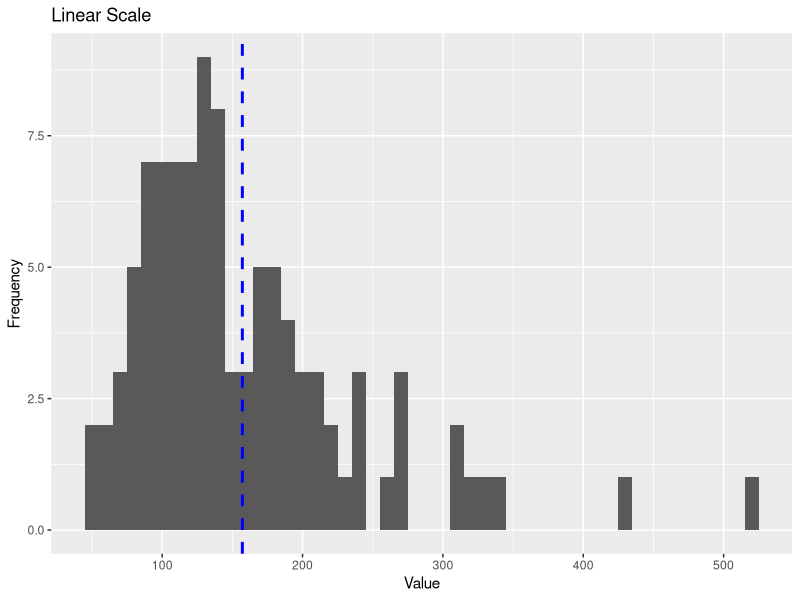
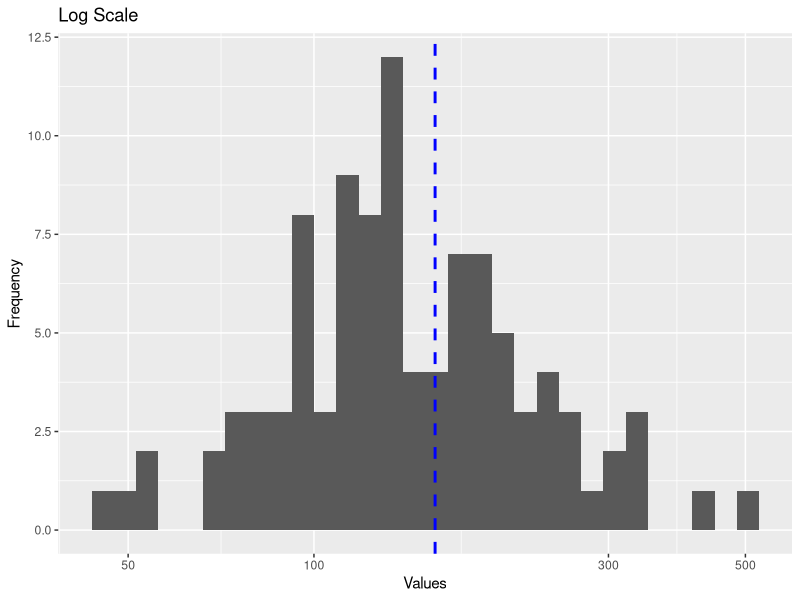
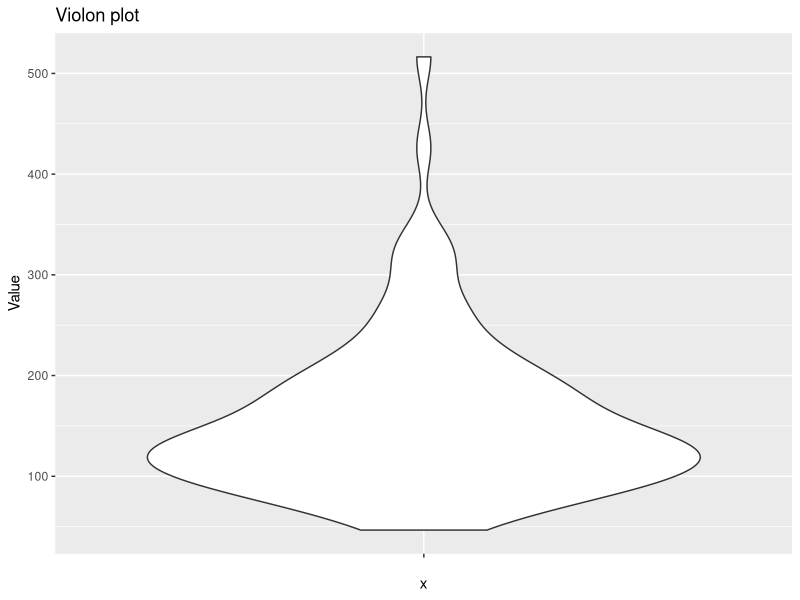
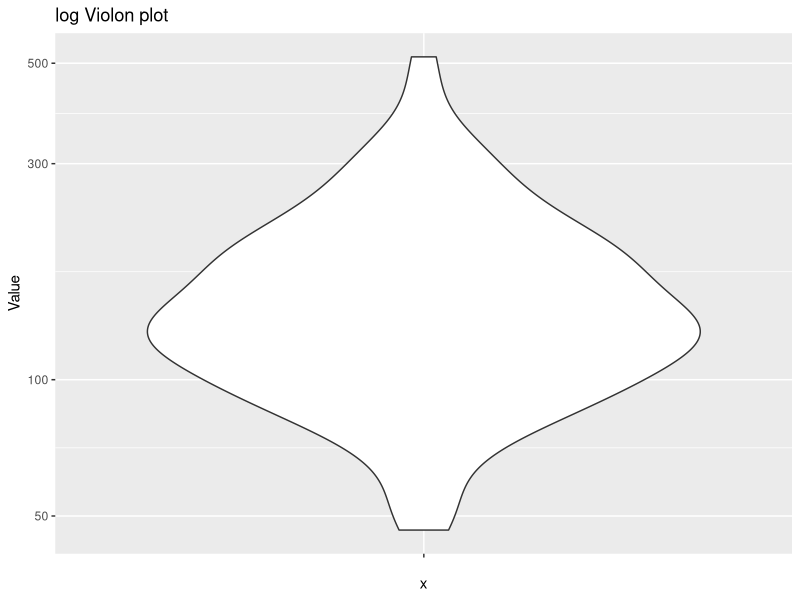

These figures' R source, in order:
## ---- chunk 1
  print('Hello VSCode')

## ---- chunk 2

set.seed(69)

mu <- 5
sigma <- 0.5

samples <- rlnorm(100, meanlog = mu, sdlog = sigma)
df <- data.frame(samples)
#print(colnames(df))

## ---- chunk 3

library("ggplot2")





# Basic histogram
linear_hist <- ggplot(df, aes(x = samples)) +
  geom_histogram(binwidth = 10) +
  geom_vline(aes(xintercept=mean(samples)),
            color="blue", linetype="dashed", linewidth=1) +
  labs(title = "Linear Scale", x = "Value", y = "Frequency")

linear_hist


# Create a log scale histogram
log_hist <- ggplot(df, aes(x = samples)) +
  geom_histogram() +
    geom_vline(aes(xintercept=mean(samples)),
            color="blue", linetype="dashed", linewidth=1) +
  labs(title = "Log Scale", x = "Values", y = "Frequency")+
  scale_x_log10()

log_hist








## ---- chunk 4

violin <- ggplot(df, aes(x = "", y = samples)) + 
  geom_violin() + 
  labs(title = "Violon plot", y = "Value")

violin


log_violin <- ggplot(df, aes(x = "", y = samples)) + 
  geom_violin() + 
  labs(title = "log Violon plot", y = "Value")+
  scale_y_log10()
  

log_violin


